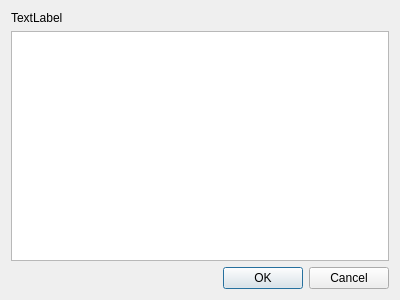
<?xml version="1.0" encoding="UTF-8"?>
<ui version="4.0">
 <class>write_sort</class>
 <widget class="QDialog" name="write_sort">
  <property name="geometry">
   <rect>
    <x>0</x>
    <y>0</y>
    <width>400</width>
    <height>300</height>
   </rect>
  </property>
  <property name="windowTitle">
   <string>Dialog</string>
  </property>
  <layout class="QGridLayout" name="gridLayout">
   <item row="0" column="0">
    <layout class="QVBoxLayout" name="verticalLayout">
     <item>
      <widget class="QLabel" name="label">
       <property name="text">
        <string>TextLabel</string>
       </property>
      </widget>
     </item>
     <item>
      <widget class="QTextEdit" name="textEdit"/>
     </item>
    </layout>
   </item>
   <item row="1" column="0">
    <widget class="QDialogButtonBox" name="buttonBox">
     <property name="orientation">
      <enum>Qt::Horizontal</enum>
     </property>
     <property name="standardButtons">
      <set>QDialogButtonBox::Cancel|QDialogButtonBox::Ok</set>
     </property>
    </widget>
   </item>
  </layout>
 </widget>
 <resources/>
 <connections>
  <connection>
   <sender>buttonBox</sender>
   <signal>accepted()</signal>
   <receiver>write_sort</receiver>
   <slot>accept()</slot>
   <hints>
    <hint type="sourcelabel">
     <x>248</x>
     <y>254</y>
    </hint>
    <hint type="destinationlabel">
     <x>157</x>
     <y>274</y>
    </hint>
   </hints>
  </connection>
  <connection>
   <sender>buttonBox</sender>
   <signal>rejected()</signal>
   <receiver>write_sort</receiver>
   <slot>reject()</slot>
   <hints>
    <hint type="sourcelabel">
     <x>316</x>
     <y>260</y>
    </hint>
    <hint type="destinationlabel">
     <x>286</x>
     <y>274</y>
    </hint>
   </hints>
  </connection>
 </connections>
</ui>
